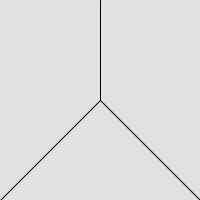
Frame 1 (no input)
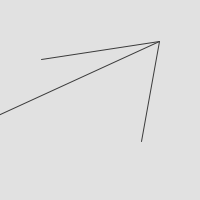
Frame 60 (the mouse pressed at the canvas centre just before this capture)
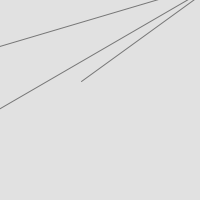
Frame 120 (the mouse held since frame 60 and released just before this capture)

The Processing sketch that drew these frames (run headless with seeded random() and noise(); from frame 60 on, the mouse is pressed at the canvas centre):

// Processing sketch: processing_110729
// ── processing_110729.pde

// Exercise 4-4b. Reproducing images and using variables.

int startX = 100;
int startY = 100;
int line01EndX = 100;
int line01EndY = 0;
int line02EndX = 0;
int line02EndY = 200;
int line03EndX = 200;
int line03EndY = 200;

int backgroundColor = 225;
int strokeColor = 0;

void setup() {
  size(200, 200);
}

void draw() {
  background(backgroundColor);
  stroke(strokeColor);
  line(startX, startY, line01EndX, line01EndY);
  line(startX, startY, line02EndX, line02EndY);
  line(startX, startY, line03EndX, line03EndY);
  ++startX;
  --startY;
  --line01EndX;
  ++line01EndY;
  --line02EndX;
  --line02EndY;
  --line03EndX;
  --line03EndY;
  strokeColor += 1;
}
